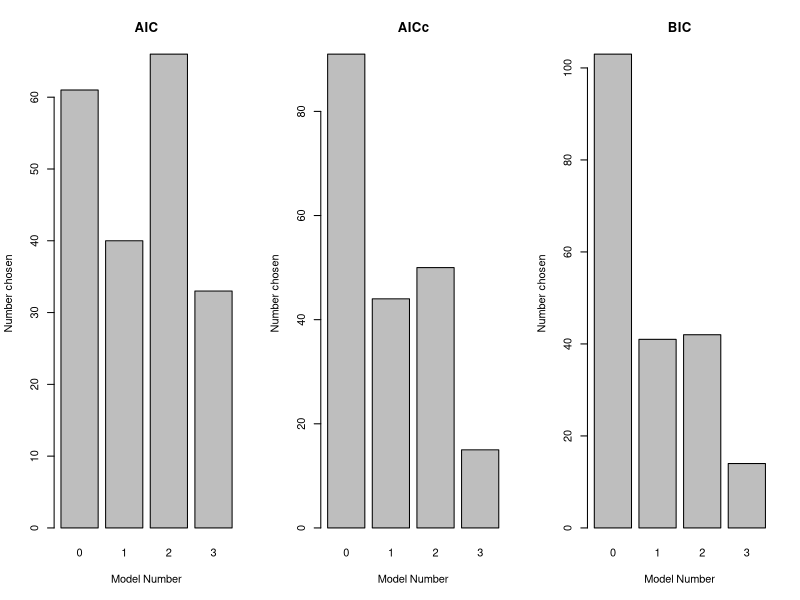

Write R code to recreate this figure.
# Simulation of regression to COMPARE MODEL SELECTION CRITERIA
#   on models with different numbers of variables
# Model is E(Y) = 0 + 1 X1 + 1 X2 + e   with e~N(0,1)
# Three variables are measured: x1,x2,x3.  All are generated U(0,1)

# We fit 4 models: 
#   0: intercept only   1: X1   2: X1, X2    3: X1, X2, X3
# We then compute the AIC, AICC, and BIC for each model
# We determine which model has the best value for each criterion.
# Finally, we make a histogram of the models.


set.seed(392039853)

reps <- 200 # Number of data sets
N <- 20      # Sample size

# Prepare for looping over reps
counter <- 1
save.ic<- matrix(data=NA, ncol=12, nrow=reps)

# Loop to generate data, analyze, and save results
for(counter in c(1:reps)){
x1 <- runif(n=N)
x2 <- runif(n=N)
x3 <- runif(n=N)
ep <- rnorm(n=N)
y <- x1 + x2 + ep

reg0 <- lm(y~1)
aic0 <- extractAIC(reg0,k=2)[2]
bic0 <- extractAIC(reg0,k=log(N))[2]
aicc0 <- aic0 + 2 * reg0$rank * (reg0$rank + 1) / (N- reg0$rank -1)

reg1 <- lm(y~x1)
aic1 <- extractAIC(reg1,k=2)[2]
bic1 <- extractAIC(reg1,k=log(N))[2]
aicc1 <- aic1 + 2 * reg1$rank * (reg1$rank + 1) / (N- reg1$rank -1)

reg2 <- lm(y~x1 + x2)
aic2 <- extractAIC(reg2,k=2)[2]
bic2 <- extractAIC(reg2,k=log(N))[2]
aicc2 <- aic2 + 2 * reg2$rank * (reg2$rank + 1) / (N- reg2$rank -1)

reg3 <- lm(y~x1 + x2 + x3)
aic3 <- extractAIC(reg3,k=2)[2]
bic3 <- extractAIC(reg3,k=log(N))[2]
aicc3 <- aic3 + 2 * reg3$rank * (reg3$rank + 1) / (N- reg3$rank -1)

save.ic[counter,] <- c(aic0, aic1, aic2, aic3, bic0, bic1, bic2, bic3, aicc0, aicc1, aicc2, aicc3)
counter <- counter + 1
}

# For each IC, figure out which column (model) holds the smallest value, and same model numbers
model.aic <- table(max.col(-save.ic[,1:4]) - 1)
model.bic <- table(max.col(-save.ic[,5:8]) - 1)
model.aicc <- table(max.col(-save.ic[,9:12]) - 1)

# All 3 plots together
win.graph(width=10,height=5,pointsize=18)
par(mfrow=c(1,3))
barplot(model.aic,xlab="Model Number",ylab="Number chosen",main="AIC")

barplot(model.aicc,xlab="Model Number",ylab="Number chosen",main="AICc")

barplot(model.bic,xlab="Model Number",ylab="Number chosen", main="BIC")
